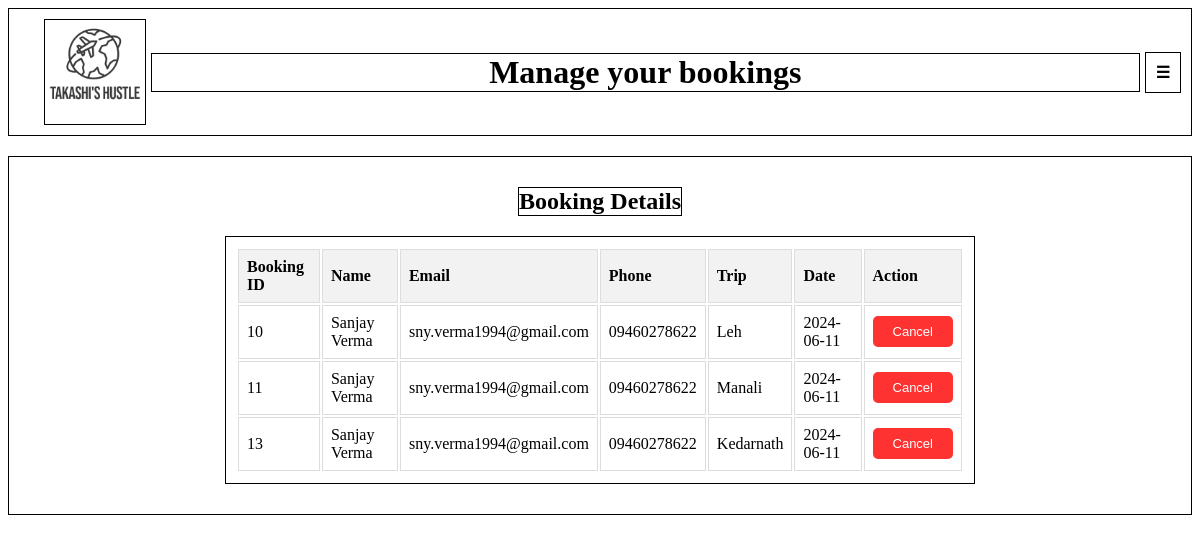
Page /manage_booking (signed in) on the earlier database version.
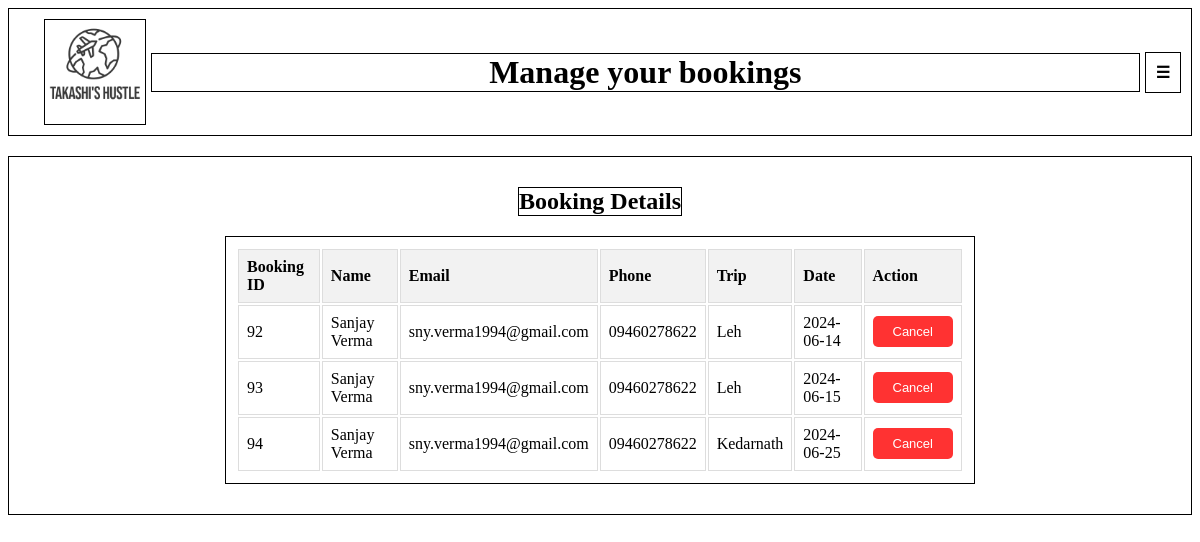
Same page on the later database version.
### tables this page shows
CREATE TABLE bookings (booking_id INTEGER PRIMARY KEY AUTOINCREMENT, username TEXT, name TEXT, email TEXT, phone TEXT, trip TEXT, date TEXT);

### app.py (the view)
@app.route('/manage_booking')
def manage_booking():
    if 'username' in session:
        username = session['username']
        with sqlite3.connect('database.db') as conn:
            conn.row_factory = sqlite3.Row
            cur = conn.cursor()
            cur.execute("SELECT * FROM bookings WHERE username=?", (username,))
            bookings = [dict(row) for row in cur.fetchall()]
            return render_template('manage_bookings.html', username=username, bookings=bookings)
    else:
        return redirect(url_for('login'))

### templates/manage_bookings.html (shortened to what this page needs)
<!DOCTYPE html>
<html lang="en">
<head>
    <link rel="stylesheet" href="static/manage_bookings.css">
</head>
<body>
    <div class="navbar">
        <a href="{{ url_for('welcome') }}" class="logo-link">
            <img id="logo" src="static/logo11.png" alt="Logo">
        </a>
        <h1>Manage your bookings</h1>
        <div class="dropdown">
            <button class="dropbtn">☰</button>
        </div>
    </div>
    <div class="booking-details">
        <h2>Booking Details</h2>
        <table>
            <tr>
                <th>Booking ID</th>
                <th>Name</th>
                <th>Email</th>
                <th>Phone</th>
                <th>Trip</th>
                <th>Date</th>
                <th>Action</th>
            </tr>
            {% for booking in bookings %}
                <tr>
                    <td>{{ booking.booking_id }}</td>
                    <td>{{ booking.name }}</td>
                    <td>{{ booking.email }}</td>
                    <td>{{ booking.phone }}</td>
                    <td>{{ booking.trip }}</td>
                    <td>{{ booking.date }}</td>
                    <td>
                        <button class="cancle-button" onclick="openForm('popupForm_{{ booking.booking_id }}')">Cancel</button>
                    </td>
                </tr>
            {% else %}
                <tr>
                    <td colspan="6">No bookings found.</td>
                </tr>
            {% endfor %}
        </table>
    </div>
</body>
</html>

### static/manage_bookings.css (style rules this page uses)
.navbar { display: flex; align-items: center; background-color: white; color: black; padding: 10px; margin-bottom: 20px; border: 1px solid black; }
.logo-link { display: inline-block; margin-right: 5px; margin-left: 25px; border: 1px solid black; }
#logo { width: 100px; height: 100px; transform: scale(1.8); }
.navbar h1 { text-align: center; flex-grow: 1; margin-right: 5px; border: 1px solid black; }
.dropbtn { background-color: white; color: black; padding: 10px; font-size: 16px; border: none; cursor: pointer; font-weight: bold; border: 1px solid black; }
.booking-details { display: flex; align-items: center; flex-direction: column; background-color: white; color: black; padding: 10px; margin-bottom: 20px; border: 1px solid black; }
h2 { margin-bottom: 20px; border: 1px solid black; }
table { width: 750px; align-items: center; background-color: white; color: black; padding: 10px; margin-bottom: 20px; border: 1px solid black; }
th, td { border: 1px solid #ddd; padding: 8px; text-align: left; }
th { background-color: #f2f2f2; }
.cancle-button { background-color: red; color: white; padding: 8px 20px; text-align: center; text-decoration: none; display: inline-block; font-size: 13px; cursor: pointer; border: none; border-radius: 5px; opacity: 0.8; }

Differences in the rows shown:
removed bookings: booking_id "10", name "Sanjay Verma", email "sny.verma1994@gmail.com", phone "09460278622", trip "Leh", date "2024-06-11"
removed bookings: booking_id "11", name "Sanjay Verma", email "sny.verma1994@gmail.com", phone "09460278622", trip "Manali", date "2024-06-11"
removed bookings: booking_id "13", name "Sanjay Verma", email "sny.verma1994@gmail.com", phone "09460278622", trip "Kedarnath", date "2024-06-11"
added bookings: booking_id "92", name "Sanjay Verma", email "sny.verma1994@gmail.com", phone "09460278622", trip "Leh", date "2024-06-14"
added bookings: booking_id "93", name "Sanjay Verma", email "sny.verma1994@gmail.com", phone "09460278622", trip "Leh", date "2024-06-15"
added bookings: booking_id "94", name "Sanjay Verma", email "sny.verma1994@gmail.com", phone "09460278622", trip "Kedarnath", date "2024-06-25"
